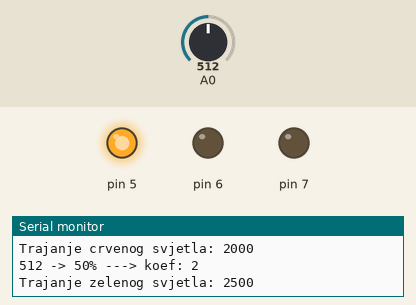
This sketch was run on a simulated Arduino Uno, built with avr-gcc and run on an emulated ATmega328P. Parts: output pins drawn as LEDs (lit = HIGH), the last lines printed to the serial monitor. Inputs (shaded band) come from the test bench; at power-on: A0 = 512.

Above: at 3.3 s.
3.4 s: A0 set to 767
At 5.6 s:
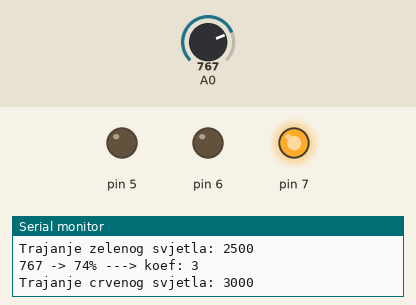
10.2 s: A0 set to 789
14.6 s: A0 set to 716
At 18.0 s:
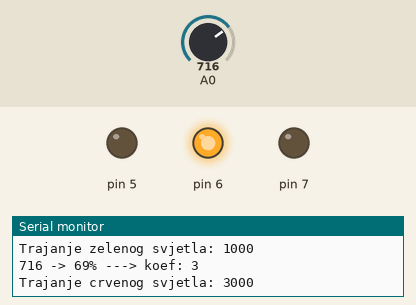
18.1 s: A0 set to 122
At 19.3 s:
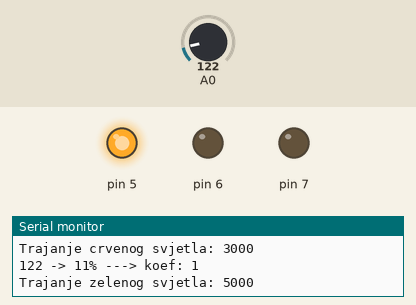
Timing chart, 0 to 21.1 s (numbered marks = the images above; inputs shaded):
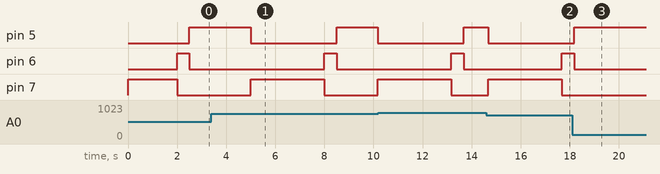

Measured:
- after the input at 14.6 s, pin 6: LOW → HIGH after 3.1 s
- after the input at 18.1 s, pin 5: goes on until 18.2 s, then stays HIGH; pin 7: stays LOW (without the input it goes to HIGH after 1.7 s)

The sketch:

02_vjezba.ino
```cpp
int x;
float y;
int koef;
int duljinaDelay;

void setup()
{
  Serial.begin(9600);
  pinMode(5, OUTPUT);
  pinMode(6, OUTPUT);
  pinMode(7, OUTPUT);
  pinMode(A0, INPUT);
  digitalWrite(A0, LOW);
}

void loop()
{
  digitalWrite(7, HIGH);
  duljinaDelay = 1000 * provjeriKoef();
  Serial.print("Trajanje crvenog svjetla: ");
  Serial.println(duljinaDelay);
  delay(duljinaDelay);
  digitalWrite(7, LOW);

  digitalWrite(6, HIGH);
  delay(500);
  digitalWrite(6, LOW);

  digitalWrite(5, HIGH);
  duljinaDelay = 5000 / provjeriKoef();
  Serial.print("Trajanje zelenog svjetla: ");
  Serial.println(duljinaDelay);
  delay(duljinaDelay);
  digitalWrite(5, LOW);
}

int provjeriKoef() {
  x = analogRead(A0);
  Serial.print(x);
  Serial.print(" -> ");
  y = ((float(x)) / 1023) * 100;
  x = y;
  Serial.print(x);
  Serial.print("% ---> koef: ");

  if(x <= 25) {
    koef = 1;
  } else if(x <= 50) {
    koef = 2;
  } else if(x <= 75) {
    koef = 3;
  } else {
    koef = 5;
  }
  Serial.println(koef);
  return koef;
}
```
